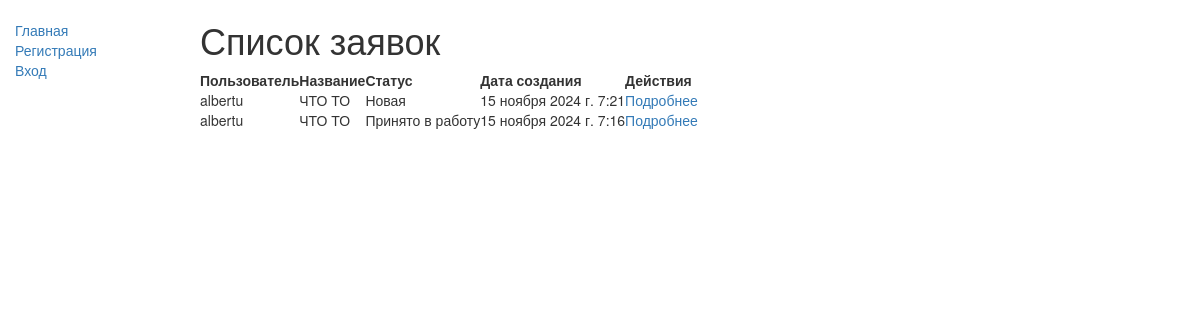
The page /main/index/ on the database as committed earlier.
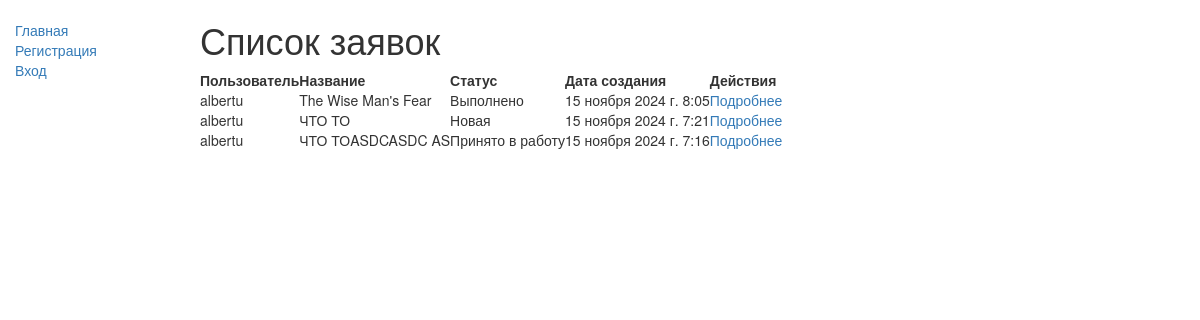
The same page on the database as committed later.
### main/models.py (models this page shows, shortened)
class Application(models.Model):
    STATUS_CHOICES = [
        ('new', 'Новая'),
        ('in_progress', 'Принято в работу'),
        ('completed', 'Выполнено'),
    ]
    user = models.ForeignKey(CustomUser, on_delete=models.CASCADE)
    title = models.CharField(max_length=100)
    description = models.TextField()
    category = models.ForeignKey(Category, on_delete=models.SET_NULL, null=True, blank=True)
    status = models.CharField(max_length=20, choices=STATUS_CHOICES, default='new')
    created_at = models.DateTimeField(auto_now_add=True)
    image = models.ImageField(upload_to = 'application/', blank=True, null=True)

class CustomUser(AbstractUser):
    security_question  = models.ForeignKey('SecurityQuestion', on_delete=models.SET_NULL, null=True, blank=True)
    security_answer  = models.CharField(max_length=255, null=True, blank=True)
    def __str__(self):
        return self.username

### main/views.py (the view)
# urls.py: path('index/', views.ApplicationListView.as_view(), name='application'),
class ApplicationListView( ListView):
    model = Application
    template_name = 'main/index.html'
    context_object_name  = 'applications'
    def get_queryset(self):
        return Application.objects.all().order_by('-created_at')[:4]

### main/templates/main/index.html (shortened to what this page needs)
{% extends "basic.html" %}
{% block content %}
 <h1>Список заявок</h1>
       <table>
        <thead>
            <tr>
                <th>Пользователь</th>
                <th>Название</th>
                <th>Статус</th>
                <th>Дата создания</th>
                <th>Действия</th>
            </tr>
        </thead>
        <tbody>
            {% for application in applications %}
                <tr>
                    <td>{{ application.user }}</td>
                    <td>{{ application.title }}</td>
                    <td>{{ application.get_status_display }}</td>
                    <td>{{ application.created_at }}</td>
                    <td><a href="{% url 'application_detail' application.pk %}">Подробнее</a></td>
                </tr>
            {% endfor %}
        </tbody>
    </table>
{% endblock %}

### main/templates/basic.html (shortened to what this page needs)
<!doctype html>
<html lang="en">
  <head>
    <link
      rel="stylesheet"
      href="https://maxcdn.bootstrapcdn.com/bootstrap/3.3.7/css/bootstrap.min.css" />
    {% load static %}
    <link rel="stylesheet" href="{% static 'css/styles.css' %}"/>
  </head>
  <body>
    <div class="container-fluid">
      <div class="row">
        <div class="col-sm-2">
          {% block sidebar %}
            <ul class="sidebar-nav">
              <li><a href="{% url 'application' %}">Главная</a></li>
              {% if not user.is_authenticated %}
              <li><a href="{% url 'register' %}">Регистрация</a></li>
              <li><a href="{% url 'login'%}?next={{request.path}}">Вход</a></li>
              {% endif %}
            </ul>
          {% endblock %}
        </div>
    {% block content %}
    {% endblock %}
  </body>
</html>

### main/static/css/styles.css (style rules this page uses)
.sidebar-nav { margin-top: 20px; padding: 0; list-style: none; }

Rows that differ between the two databases and show on the page:
added Application: user "albertu", title "The Wise Man's Fear", status "Выполнено", created_at "15 ноября 2024 г. 8:05"
changed Application "Принято в работу": title "ЧТО ТО" → "ЧТО ТОASDCASDC AS"
